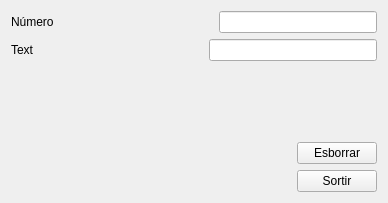
<?xml version="1.0" encoding="UTF-8"?>
<ui version="4.0">
 <class>Form</class>
 <widget class="QWidget" name="Form">
  <property name="geometry">
   <rect>
    <x>0</x>
    <y>0</y>
    <width>388</width>
    <height>203</height>
   </rect>
  </property>
  <property name="windowTitle">
   <string>Número i text</string>
  </property>
  <layout class="QVBoxLayout" name="verticalLayout">
   <item>
    <layout class="QHBoxLayout" name="horizontalLayout">
     <item>
      <widget class="QLabel" name="label">
       <property name="text">
        <string>Número</string>
       </property>
      </widget>
     </item>
     <item>
      <spacer name="horizontalSpacer">
       <property name="orientation">
        <enum>Qt::Horizontal</enum>
       </property>
       <property name="sizeHint" stdset="0">
        <size>
         <width>40</width>
         <height>20</height>
        </size>
       </property>
      </spacer>
     </item>
     <item>
      <widget class="QLineEdit" name="lineEdit">
       <property name="palette">
        <palette>
         <active>
          <colorrole role="WindowText">
           <brush brushstyle="SolidPattern">
            <color alpha="255">
             <red>255</red>
             <green>0</green>
             <blue>0</blue>
            </color>
           </brush>
          </colorrole>
          <colorrole role="Text">
           <brush brushstyle="SolidPattern">
            <color alpha="255">
             <red>255</red>
             <green>0</green>
             <blue>0</blue>
            </color>
           </brush>
          </colorrole>
         </active>
         <inactive>
          <colorrole role="WindowText">
           <brush brushstyle="SolidPattern">
            <color alpha="255">
             <red>255</red>
             <green>0</green>
             <blue>0</blue>
            </color>
           </brush>
          </colorrole>
          <colorrole role="Text">
           <brush brushstyle="SolidPattern">
            <color alpha="255">
             <red>255</red>
             <green>0</green>
             <blue>0</blue>
            </color>
           </brush>
          </colorrole>
         </inactive>
         <disabled>
          <colorrole role="WindowText">
           <brush brushstyle="SolidPattern">
            <color alpha="255">
             <red>165</red>
             <green>167</green>
             <blue>169</blue>
            </color>
           </brush>
          </colorrole>
          <colorrole role="Text">
           <brush brushstyle="SolidPattern">
            <color alpha="255">
             <red>172</red>
             <green>174</green>
             <blue>176</blue>
            </color>
           </brush>
          </colorrole>
         </disabled>
        </palette>
       </property>
       <property name="inputMethodHints">
        <set>Qt::ImhNone</set>
       </property>
       <property name="inputMask">
        <string>9999999999</string>
       </property>
       <property name="maxLength">
        <number>10</number>
       </property>
       <property name="frame">
        <bool>true</bool>
       </property>
       <property name="echoMode">
        <enum>QLineEdit::Normal</enum>
       </property>
      </widget>
     </item>
    </layout>
   </item>
   <item>
    <layout class="QHBoxLayout" name="horizontalLayout_2">
     <item>
      <widget class="QLabel" name="label_2">
       <property name="text">
        <string>Text</string>
       </property>
      </widget>
     </item>
     <item>
      <spacer name="horizontalSpacer_2">
       <property name="orientation">
        <enum>Qt::Horizontal</enum>
       </property>
       <property name="sizeHint" stdset="0">
        <size>
         <width>40</width>
         <height>20</height>
        </size>
       </property>
      </spacer>
     </item>
     <item>
      <widget class="QLineEdit" name="lineEdit_2">
       <property name="palette">
        <palette>
         <active>
          <colorrole role="Text">
           <brush brushstyle="SolidPattern">
            <color alpha="255">
             <red>0</red>
             <green>85</green>
             <blue>255</blue>
            </color>
           </brush>
          </colorrole>
         </active>
         <inactive>
          <colorrole role="Text">
           <brush brushstyle="SolidPattern">
            <color alpha="255">
             <red>0</red>
             <green>85</green>
             <blue>255</blue>
            </color>
           </brush>
          </colorrole>
         </inactive>
         <disabled>
          <colorrole role="Text">
           <brush brushstyle="SolidPattern">
            <color alpha="255">
             <red>172</red>
             <green>174</green>
             <blue>176</blue>
            </color>
           </brush>
          </colorrole>
         </disabled>
        </palette>
       </property>
       <property name="inputMethodHints">
        <set>Qt::ImhNone</set>
       </property>
       <property name="inputMask">
        <string>AAAAAAAAAA</string>
       </property>
       <property name="maxLength">
        <number>10</number>
       </property>
      </widget>
     </item>
    </layout>
   </item>
   <item>
    <spacer name="verticalSpacer">
     <property name="orientation">
      <enum>Qt::Vertical</enum>
     </property>
     <property name="sizeHint" stdset="0">
      <size>
       <width>20</width>
       <height>28</height>
      </size>
     </property>
    </spacer>
   </item>
   <item>
    <layout class="QHBoxLayout" name="horizontalLayout_5">
     <item>
      <spacer name="horizontalSpacer_4">
       <property name="orientation">
        <enum>Qt::Horizontal</enum>
       </property>
       <property name="sizeHint" stdset="0">
        <size>
         <width>40</width>
         <height>20</height>
        </size>
       </property>
      </spacer>
     </item>
     <item>
      <widget class="QPushButton" name="pushButton">
       <property name="text">
        <string>Esborrar</string>
       </property>
      </widget>
     </item>
    </layout>
   </item>
   <item>
    <layout class="QHBoxLayout" name="horizontalLayout_6">
     <item>
      <spacer name="horizontalSpacer_5">
       <property name="orientation">
        <enum>Qt::Horizontal</enum>
       </property>
       <property name="sizeHint" stdset="0">
        <size>
         <width>40</width>
         <height>20</height>
        </size>
       </property>
      </spacer>
     </item>
     <item>
      <widget class="QPushButton" name="pushButton_2">
       <property name="text">
        <string>Sortir</string>
       </property>
      </widget>
     </item>
    </layout>
   </item>
  </layout>
  <zorder>verticalSpacer</zorder>
 </widget>
 <resources/>
 <connections>
  <connection>
   <sender>pushButton</sender>
   <signal>clicked()</signal>
   <receiver>lineEdit_2</receiver>
   <slot>clear()</slot>
   <hints>
    <hint type="sourcelabel">
     <x>335</x>
     <y>136</y>
    </hint>
    <hint type="destinationlabel">
     <x>319</x>
     <y>55</y>
    </hint>
   </hints>
  </connection>
  <connection>
   <sender>pushButton</sender>
   <signal>clicked()</signal>
   <receiver>lineEdit</receiver>
   <slot>clear()</slot>
   <hints>
    <hint type="sourcelabel">
     <x>356</x>
     <y>137</y>
    </hint>
    <hint type="destinationlabel">
     <x>362</x>
     <y>19</y>
    </hint>
   </hints>
  </connection>
  <connection>
   <sender>pushButton_2</sender>
   <signal>clicked()</signal>
   <receiver>Form</receiver>
   <slot>close()</slot>
   <hints>
    <hint type="sourcelabel">
     <x>306</x>
     <y>176</y>
    </hint>
    <hint type="destinationlabel">
     <x>261</x>
     <y>161</y>
    </hint>
   </hints>
  </connection>
 </connections>
</ui>
